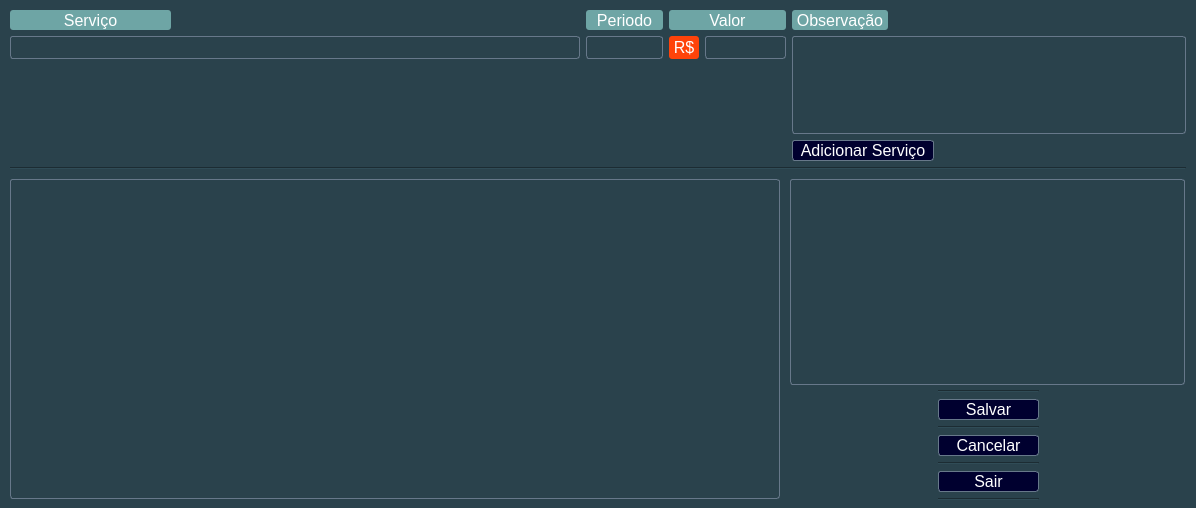
<?xml version="1.0" encoding="UTF-8"?>
<ui version="4.0">
 <class>FrmCadastraServico</class>
 <widget class="QWidget" name="FrmCadastraServico">
  <property name="geometry">
   <rect>
    <x>0</x>
    <y>0</y>
    <width>1196</width>
    <height>508</height>
   </rect>
  </property>
  <property name="windowTitle">
   <string>Cadastra Serviço</string>
  </property>
  <property name="styleSheet">
   <string notr="true">background-color:rgb(42, 66, 76);</string>
  </property>
  <widget class="QWidget" name="gridLayoutWidget">
   <property name="geometry">
    <rect>
     <x>10</x>
     <y>10</y>
     <width>1176</width>
     <height>160</height>
    </rect>
   </property>
   <layout class="QGridLayout" name="gridLayout_2">
    <item row="1" column="7">
     <widget class="QLabel" name="cad_ani_kg_label">
      <property name="font">
       <font>
        <pointsize>12</pointsize>
       </font>
      </property>
      <property name="layoutDirection">
       <enum>Qt::LeftToRight</enum>
      </property>
      <property name="styleSheet">
       <string notr="true">color: rgb(255, 255, 255);
background-color:rgb(255, 67, 10);
border-radius:3px
</string>
      </property>
      <property name="text">
       <string> R$ </string>
      </property>
      <property name="alignment">
       <set>Qt::AlignCenter</set>
      </property>
     </widget>
    </item>
    <item row="0" column="15" colspan="2">
     <widget class="QLabel" name="cad_serv_04_ob_obs_label">
      <property name="font">
       <font>
        <pointsize>12</pointsize>
       </font>
      </property>
      <property name="layoutDirection">
       <enum>Qt::LeftToRight</enum>
      </property>
      <property name="styleSheet">
       <string notr="true">color: rgb(255, 255, 255);
background-color:rgb(110, 165, 165);
border-radius:3px</string>
      </property>
      <property name="text">
       <string> Observação </string>
      </property>
      <property name="alignment">
       <set>Qt::AlignCenter</set>
      </property>
     </widget>
    </item>
    <item row="2" column="14">
     <spacer name="horizontalSpacer_10">
      <property name="orientation">
       <enum>Qt::Horizontal</enum>
      </property>
      <property name="sizeType">
       <enum>QSizePolicy::Fixed</enum>
      </property>
      <property name="sizeHint" stdset="0">
       <size>
        <width>5</width>
        <height>40</height>
       </size>
      </property>
     </spacer>
    </item>
    <item row="1" column="8" colspan="7">
     <widget class="QLineEdit" name="cad_serv_03_ob_valor">
      <property name="font">
       <font>
        <pointsize>12</pointsize>
       </font>
      </property>
      <property name="focusPolicy">
       <enum>Qt::WheelFocus</enum>
      </property>
      <property name="styleSheet">
       <string notr="true">color: rgb(255, 255, 255);
        background-color: transparent;
        border-style: solid;
        border-width: 1px;
        border-color: rgb(103, 120, 138);
border-radius:3px;</string>
      </property>
      <property name="inputMask">
       <string notr="true"/>
      </property>
      <property name="maxLength">
       <number>14</number>
      </property>
      <property name="echoMode">
       <enum>QLineEdit::Normal</enum>
      </property>
      <property name="alignment">
       <set>Qt::AlignRight|Qt::AlignTrailing|Qt::AlignVCenter</set>
      </property>
      <property name="readOnly">
       <bool>false</bool>
      </property>
      <property name="cursorMoveStyle">
       <enum>Qt::LogicalMoveStyle</enum>
      </property>
     </widget>
    </item>
    <item row="1" column="15" rowspan="3" colspan="5">
     <widget class="QPlainTextEdit" name="cad_serv_04_ob_obs">
      <property name="font">
       <font>
        <pointsize>12</pointsize>
       </font>
      </property>
      <property name="styleSheet">
       <string notr="true">color: rgb(255, 255, 255);
        background-color: transparent;
        border-style: solid;
        border-width: 1px;
        border-color: rgb(103, 120, 138);
border-radius:3px;</string>
      </property>
     </widget>
    </item>
    <item row="0" column="18">
     <spacer name="horizontalSpacer_8">
      <property name="orientation">
       <enum>Qt::Horizontal</enum>
      </property>
      <property name="sizeType">
       <enum>QSizePolicy::Fixed</enum>
      </property>
      <property name="sizeHint" stdset="0">
       <size>
        <width>40</width>
        <height>20</height>
       </size>
      </property>
     </spacer>
    </item>
    <item row="2" column="9">
     <spacer name="horizontalSpacer_6">
      <property name="orientation">
       <enum>Qt::Horizontal</enum>
      </property>
      <property name="sizeType">
       <enum>QSizePolicy::Fixed</enum>
      </property>
      <property name="sizeHint" stdset="0">
       <size>
        <width>40</width>
        <height>20</height>
       </size>
      </property>
     </spacer>
    </item>
    <item row="0" column="0" colspan="2">
     <widget class="QLabel" name="cad_serv_04_ob_servico_label">
      <property name="font">
       <font>
        <pointsize>12</pointsize>
       </font>
      </property>
      <property name="layoutDirection">
       <enum>Qt::LeftToRight</enum>
      </property>
      <property name="styleSheet">
       <string notr="true">color: rgb(255, 255, 255);
background-color:rgb(110, 165, 165);
border-radius:3px</string>
      </property>
      <property name="text">
       <string>Serviço</string>
      </property>
      <property name="alignment">
       <set>Qt::AlignCenter</set>
      </property>
     </widget>
    </item>
    <item row="0" column="7" colspan="8">
     <widget class="QLabel" name="cad_serv_03_ob_valor_label">
      <property name="font">
       <font>
        <pointsize>12</pointsize>
       </font>
      </property>
      <property name="layoutDirection">
       <enum>Qt::LeftToRight</enum>
      </property>
      <property name="styleSheet">
       <string notr="true">color: rgb(255, 255, 255);
background-color:rgb(110, 165, 165);
border-radius:3px</string>
      </property>
      <property name="text">
       <string> Valor </string>
      </property>
      <property name="alignment">
       <set>Qt::AlignCenter</set>
      </property>
     </widget>
    </item>
    <item row="1" column="0" colspan="5">
     <widget class="QLineEdit" name="cad_serv_04_ob_servico">
      <property name="font">
       <font>
        <pointsize>12</pointsize>
       </font>
      </property>
      <property name="focusPolicy">
       <enum>Qt::WheelFocus</enum>
      </property>
      <property name="styleSheet">
       <string notr="true">color: rgb(255, 255, 255);
        background-color: transparent;
        border-style: solid;
        border-width: 1px;
        border-color: rgb(103, 120, 138);
border-radius:3px;</string>
      </property>
      <property name="inputMask">
       <string notr="true"/>
      </property>
      <property name="maxLength">
       <number>60</number>
      </property>
      <property name="echoMode">
       <enum>QLineEdit::Normal</enum>
      </property>
      <property name="alignment">
       <set>Qt::AlignLeading|Qt::AlignLeft|Qt::AlignVCenter</set>
      </property>
      <property name="readOnly">
       <bool>false</bool>
      </property>
      <property name="cursorMoveStyle">
       <enum>Qt::LogicalMoveStyle</enum>
      </property>
     </widget>
    </item>
    <item row="2" column="1" colspan="4">
     <spacer name="horizontalSpacer_13">
      <property name="orientation">
       <enum>Qt::Horizontal</enum>
      </property>
      <property name="sizeHint" stdset="0">
       <size>
        <width>800</width>
        <height>20</height>
       </size>
      </property>
     </spacer>
    </item>
    <item row="0" column="17">
     <spacer name="horizontalSpacer_7">
      <property name="orientation">
       <enum>Qt::Horizontal</enum>
      </property>
      <property name="sizeType">
       <enum>QSizePolicy::Fixed</enum>
      </property>
      <property name="sizeHint" stdset="0">
       <size>
        <width>40</width>
        <height>20</height>
       </size>
      </property>
     </spacer>
    </item>
    <item row="0" column="19">
     <spacer name="horizontalSpacer_9">
      <property name="orientation">
       <enum>Qt::Horizontal</enum>
      </property>
      <property name="sizeType">
       <enum>QSizePolicy::Fixed</enum>
      </property>
      <property name="sizeHint" stdset="0">
       <size>
        <width>200</width>
        <height>20</height>
       </size>
      </property>
     </spacer>
    </item>
    <item row="2" column="0">
     <spacer name="verticalSpacer_2">
      <property name="orientation">
       <enum>Qt::Vertical</enum>
      </property>
      <property name="sizeHint" stdset="0">
       <size>
        <width>20</width>
        <height>40</height>
       </size>
      </property>
     </spacer>
    </item>
    <item row="5" column="0" colspan="20">
     <widget class="Line" name="line_6">
      <property name="orientation">
       <enum>Qt::Horizontal</enum>
      </property>
     </widget>
    </item>
    <item row="4" column="15" colspan="3">
     <widget class="QPushButton" name="btn_serv_adicionar">
      <property name="font">
       <font>
        <pointsize>12</pointsize>
       </font>
      </property>
      <property name="cursor">
       <cursorShape>PointingHandCursor</cursorShape>
      </property>
      <property name="styleSheet">
       <string notr="true">QPushButton{
color:rgb(255,255, 255);
background-color: rgb(0, 0, 47);
        border-style: solid;
        border-width: 1px;
        border-color: rgb(103, 120, 138);
border-radius:3px}

QPushButton:hover{
color: rgb(0, 0, 47);
background-color: rgb(192, 206, 255);
        border-style: solid;
        border-width: 1px;
        border-color: rgb(103, 120, 138);
border-radius:3px}

QPushButton:pressed {
    background-color: qradialgradient(cx: 0.5, cy: 0.5, radius: 1, fx: 0.5, fy: 0.5,
        stop: 0 rgb(255, 255, 255));
    border-color: rgb(0, 0, 47);
border-radius:3px}
</string>
      </property>
      <property name="text">
       <string>Adicionar Serviço</string>
      </property>
      <property name="icon">
       <iconset>
        <normaloff>../../imagens/icon-add.png</normaloff>../../imagens/icon-add.png</iconset>
      </property>
     </widget>
    </item>
    <item row="1" column="5" colspan="2">
     <widget class="QLineEdit" name="cad_serv_02_preriodo">
      <property name="font">
       <font>
        <pointsize>12</pointsize>
       </font>
      </property>
      <property name="focusPolicy">
       <enum>Qt::WheelFocus</enum>
      </property>
      <property name="styleSheet">
       <string notr="true">color: rgb(255, 255, 255);
        background-color: transparent;
        border-style: solid;
        border-width: 1px;
        border-color: rgb(103, 120, 138);
border-radius:3px;</string>
      </property>
      <property name="inputMask">
       <string notr="true"/>
      </property>
      <property name="maxLength">
       <number>14</number>
      </property>
      <property name="echoMode">
       <enum>QLineEdit::Normal</enum>
      </property>
      <property name="alignment">
       <set>Qt::AlignRight|Qt::AlignTrailing|Qt::AlignVCenter</set>
      </property>
      <property name="readOnly">
       <bool>false</bool>
      </property>
      <property name="cursorMoveStyle">
       <enum>Qt::LogicalMoveStyle</enum>
      </property>
     </widget>
    </item>
    <item row="2" column="6">
     <spacer name="horizontalSpacer">
      <property name="orientation">
       <enum>Qt::Horizontal</enum>
      </property>
      <property name="sizeHint" stdset="0">
       <size>
        <width>40</width>
        <height>20</height>
       </size>
      </property>
     </spacer>
    </item>
    <item row="0" column="5" colspan="2">
     <widget class="QLabel" name="cad_serv_02_preriodo_label">
      <property name="font">
       <font>
        <pointsize>12</pointsize>
       </font>
      </property>
      <property name="layoutDirection">
       <enum>Qt::LeftToRight</enum>
      </property>
      <property name="styleSheet">
       <string notr="true">color: rgb(255, 255, 255);
background-color:rgb(110, 165, 165);
border-radius:3px</string>
      </property>
      <property name="text">
       <string> Periodo </string>
      </property>
      <property name="alignment">
       <set>Qt::AlignCenter</set>
      </property>
     </widget>
    </item>
   </layout>
  </widget>
  <widget class="QTableView" name="tableView_2">
   <property name="geometry">
    <rect>
     <x>10</x>
     <y>179</y>
     <width>770</width>
     <height>320</height>
    </rect>
   </property>
   <property name="styleSheet">
    <string notr="true">color: rgb(255, 255, 255);
font: 10pt &quot;MS Shell Dlg 2&quot;;
        background-color: transparent;
        border-style: solid;
        border-width: 1px;
        border-color: rgb(103, 120, 138);
border-radius:3px;</string>
   </property>
  </widget>
  <widget class="QPlainTextEdit" name="cad_serv_04_ob_obs_2">
   <property name="geometry">
    <rect>
     <x>790</x>
     <y>179</y>
     <width>395</width>
     <height>206</height>
    </rect>
   </property>
   <property name="font">
    <font>
     <pointsize>12</pointsize>
    </font>
   </property>
   <property name="focusPolicy">
    <enum>Qt::NoFocus</enum>
   </property>
   <property name="styleSheet">
    <string notr="true">color: rgb(255, 255, 255);
        background-color: transparent;
        border-style: solid;
        border-width: 1px;
        border-color: rgb(103, 120, 138);
border-radius:3px;</string>
   </property>
   <property name="readOnly">
    <bool>true</bool>
   </property>
  </widget>
  <widget class="QWidget" name="verticalLayoutWidget">
   <property name="geometry">
    <rect>
     <x>938</x>
     <y>390</y>
     <width>101</width>
     <height>113</height>
    </rect>
   </property>
   <layout class="QVBoxLayout" name="verticalLayout">
    <item>
     <widget class="Line" name="line_5">
      <property name="orientation">
       <enum>Qt::Horizontal</enum>
      </property>
     </widget>
    </item>
    <item>
     <widget class="QPushButton" name="btn_serv_cadastrar">
      <property name="font">
       <font>
        <pointsize>12</pointsize>
       </font>
      </property>
      <property name="cursor">
       <cursorShape>PointingHandCursor</cursorShape>
      </property>
      <property name="styleSheet">
       <string notr="true">QPushButton{
color:rgb(255,255, 255);
background-color: rgb(0, 0, 47);
        border-style: solid;
        border-width: 1px;
        border-color: rgb(103, 120, 138);
border-radius:3px}

QPushButton:hover{
color: rgb(0, 0, 47);
background-color: rgb(192, 206, 255);
        border-style: solid;
        border-width: 1px;
        border-color: rgb(103, 120, 138);
border-radius:3px}

QPushButton:pressed {
    background-color: qradialgradient(cx: 0.5, cy: 0.5, radius: 1, fx: 0.5, fy: 0.5,
        stop: 0 rgb(255, 255, 255));
    border-color: rgb(0, 0, 47);
border-radius:3px}
</string>
      </property>
      <property name="text">
       <string>Salvar</string>
      </property>
      <property name="icon">
       <iconset>
        <normaloff>../../imagens/icon-add.png</normaloff>../../imagens/icon-add.png</iconset>
      </property>
     </widget>
    </item>
    <item>
     <widget class="Line" name="line_3">
      <property name="orientation">
       <enum>Qt::Horizontal</enum>
      </property>
     </widget>
    </item>
    <item>
     <widget class="QPushButton" name="btn_serv_cancelar">
      <property name="font">
       <font>
        <pointsize>12</pointsize>
       </font>
      </property>
      <property name="cursor">
       <cursorShape>PointingHandCursor</cursorShape>
      </property>
      <property name="styleSheet">
       <string notr="true">QPushButton{
color:rgb(255,255, 255);
background-color: rgb(0, 0, 47);
        border-style: solid;
        border-width: 1px;
        border-color: rgb(103, 120, 138);
border-radius:3px}

QPushButton:hover{
color: rgb(0, 0, 47);
background-color: rgb(192, 206, 255);
        border-style: solid;
        border-width: 1px;
        border-color: rgb(103, 120, 138);
border-radius:3px}

QPushButton:pressed {
    background-color: qradialgradient(cx: 0.5, cy: 0.5, radius: 1, fx: 0.5, fy: 0.5,
        stop: 0 rgb(255, 255, 255));
    border-color: rgb(0, 0, 47);
border-radius:3px}
</string>
      </property>
      <property name="text">
       <string>Cancelar</string>
      </property>
      <property name="icon">
       <iconset>
        <normaloff>../../imagens/icon-add.png</normaloff>../../imagens/icon-add.png</iconset>
      </property>
     </widget>
    </item>
    <item>
     <widget class="Line" name="line_2">
      <property name="orientation">
       <enum>Qt::Horizontal</enum>
      </property>
     </widget>
    </item>
    <item>
     <widget class="QPushButton" name="btn_serv_sair">
      <property name="font">
       <font>
        <pointsize>12</pointsize>
       </font>
      </property>
      <property name="cursor">
       <cursorShape>PointingHandCursor</cursorShape>
      </property>
      <property name="styleSheet">
       <string notr="true">QPushButton{
color:rgb(255,255, 255);
background-color: rgb(0, 0, 47);
        border-style: solid;
        border-width: 1px;
        border-color: rgb(103, 120, 138);
border-radius:3px}

QPushButton:hover{
color: rgb(0, 0, 47);
background-color: rgb(192, 206, 255);
        border-style: solid;
        border-width: 1px;
        border-color: rgb(103, 120, 138);
border-radius:3px}

QPushButton:pressed {
    background-color: qradialgradient(cx: 0.5, cy: 0.5, radius: 1, fx: 0.5, fy: 0.5,
        stop: 0 rgb(255, 255, 255));
    border-color: rgb(0, 0, 47);
border-radius:3px}
</string>
      </property>
      <property name="text">
       <string>Sair</string>
      </property>
      <property name="icon">
       <iconset>
        <normaloff>../../imagens/icons-sinal-saída.png</normaloff>../../imagens/icons-sinal-saída.png</iconset>
      </property>
     </widget>
    </item>
    <item>
     <widget class="Line" name="line_7">
      <property name="orientation">
       <enum>Qt::Horizontal</enum>
      </property>
     </widget>
    </item>
   </layout>
  </widget>
 </widget>
 <tabstops>
  <tabstop>cad_serv_04_ob_servico</tabstop>
  <tabstop>cad_serv_02_preriodo</tabstop>
  <tabstop>cad_serv_03_ob_valor</tabstop>
  <tabstop>cad_serv_04_ob_obs</tabstop>
  <tabstop>tableView_2</tabstop>
  <tabstop>cad_serv_04_ob_obs_2</tabstop>
  <tabstop>btn_serv_adicionar</tabstop>
  <tabstop>btn_serv_cadastrar</tabstop>
  <tabstop>btn_serv_cancelar</tabstop>
  <tabstop>btn_serv_sair</tabstop>
 </tabstops>
 <resources/>
 <connections/>
</ui>
